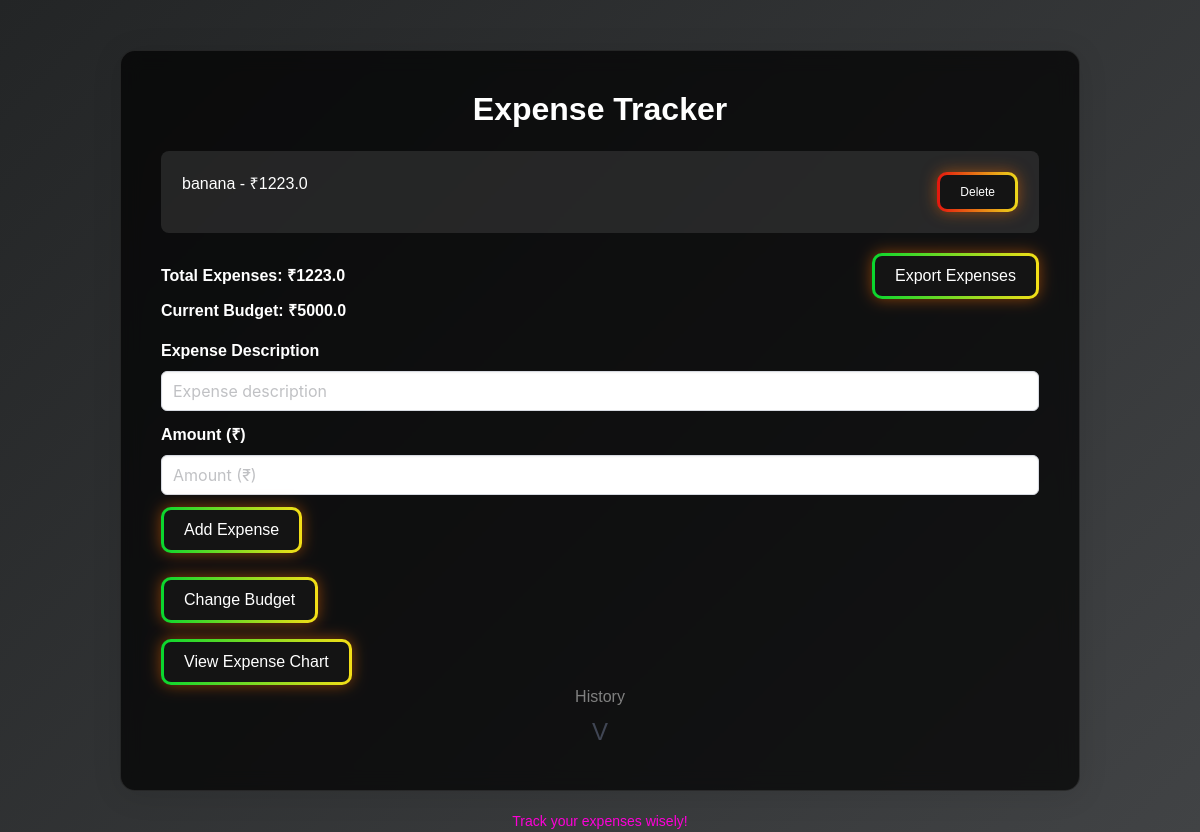
Before: / with the older database file.
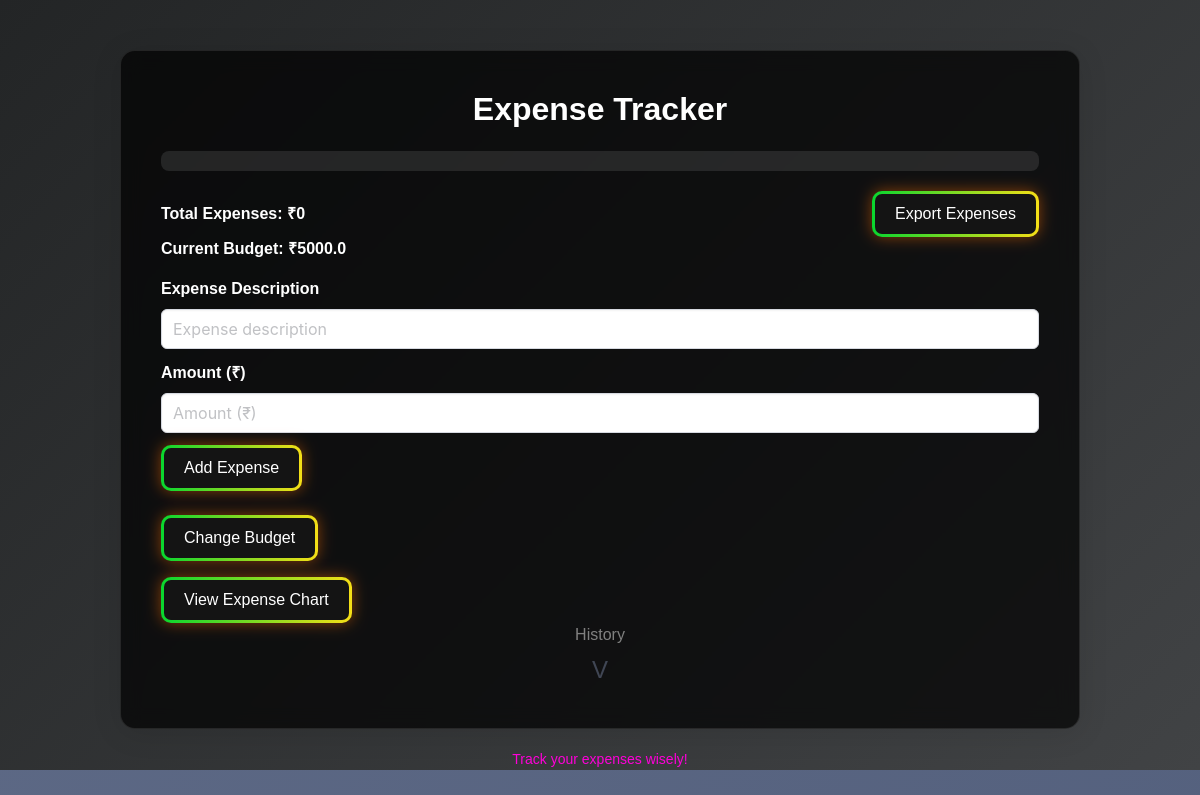
After: the same page with the newer database file.
### app.py (models this page shows)
class Expense(db.Model):
    id = db.Column(db.Integer, primary_key=True)
    description = db.Column(db.String(100), nullable=False)
    amount = db.Column(db.Float, nullable=False)
    date_added = db.Column(db.DateTime, default=db.func.current_timestamp())

class Budget(db.Model):
    id = db.Column(db.Integer, primary_key=True)
    value = db.Column(db.Float, nullable=False)

### app.py (the view)
@app.route('/', methods=["GET", "POST"])
def index():
    budget_entry = Budget.query.first()
    budget = budget_entry.value if budget_entry else 0
    if request.method == "POST":
        description = request.form['description']
        amount = float(request.form['amount'])
        new_expense = Expense(description=description, amount=amount)
        db.session.add(new_expense)
        db.session.commit()
    expenses = Expense.query.all()
    total = sum(expense.amount for expense in expenses)
    alert = None
    if total > budget:
        alert = "You've exceeded the budget!"
    deleted_expenses = DeletedExpense.query.all()
    return render_template("index.html", expenses=expenses, total=total, budget=budget, alert=alert, deleted_expenses=deleted_expenses)

### templates/index.html (shortened to what this page needs)
<!DOCTYPE html>
<html lang="en">
<head>
    <link rel="stylesheet" href="static/css/bulma.min.css">
</head>
<body>
    <div class="dynamic-background"></div>
    <div class="container">
        <h1 class="title has-text-centered">Expense Tracker </h1>
        <ul class="list expense-list">
            {% for expense in expenses %}
            <li class="list-item is-flex is-justify-content-space-between">
                <span>{{ expense.description }} - ₹{{ expense.amount }}</span>
                <form action="{{ url_for('remove_expense') }}" method="POST">
                    <button type="submit" class="button is-danger is-small">Delete</button>
                </form>
            </li>
            {% endfor %}
        </ul>
        <div class="is-flex is-justify-content-space-between is-align-items-center mt-4">
            <p class="total-expenses">Total Expenses: ₹{{ total }}</p>
            <div>
                <button id="exportButton" class="button is-primary">Export Expenses</button>
            </div>
        </div>
        <p class="current-budget">Current Budget: ₹{{ budget }}</p>
        <form action="/" method="POST" class="mt-4">
            <div class="field">
                <label class="label has-text-white">Expense Description</label>
                <div class="control">
                    <input type="text" id="description" name="description" class="input" placeholder="Expense description" required>
                </div>
            </div>
            <div class="field">
                <label class="label has-text-white">Amount (₹)</label>
                <div class="control">
                    <input type="number" step="1" id="amount" name="amount" class="input" placeholder="Amount (₹)" required min="0">
                </div>
            </div>
            <div class="field">
                <div class="control">
                    <button type="submit" class="button is-primary">Add Expense</button>
                </div>
            </div>
        </form>
        <br>
        <a href="/set_budget" class="button is-primary">Change Budget</a>
        <br>
        <a href="/chart" class="button is-primary mt-4">View Expense Chart</a>
        <br>
        <h3 class="history-title">History</h3>
        <span class="toggle-dropdown" onclick="toggleDropdown(this)">V</span>
    </div>
    <footer>
        <p>Track your expenses wisely! </p>
    </footer>
</body>
</html>

Changed rows visible on the page:
removed Expense: description "banana", amount "1223.0"
Other visible differences:
{{ total }}: "1223.0" → "0"
